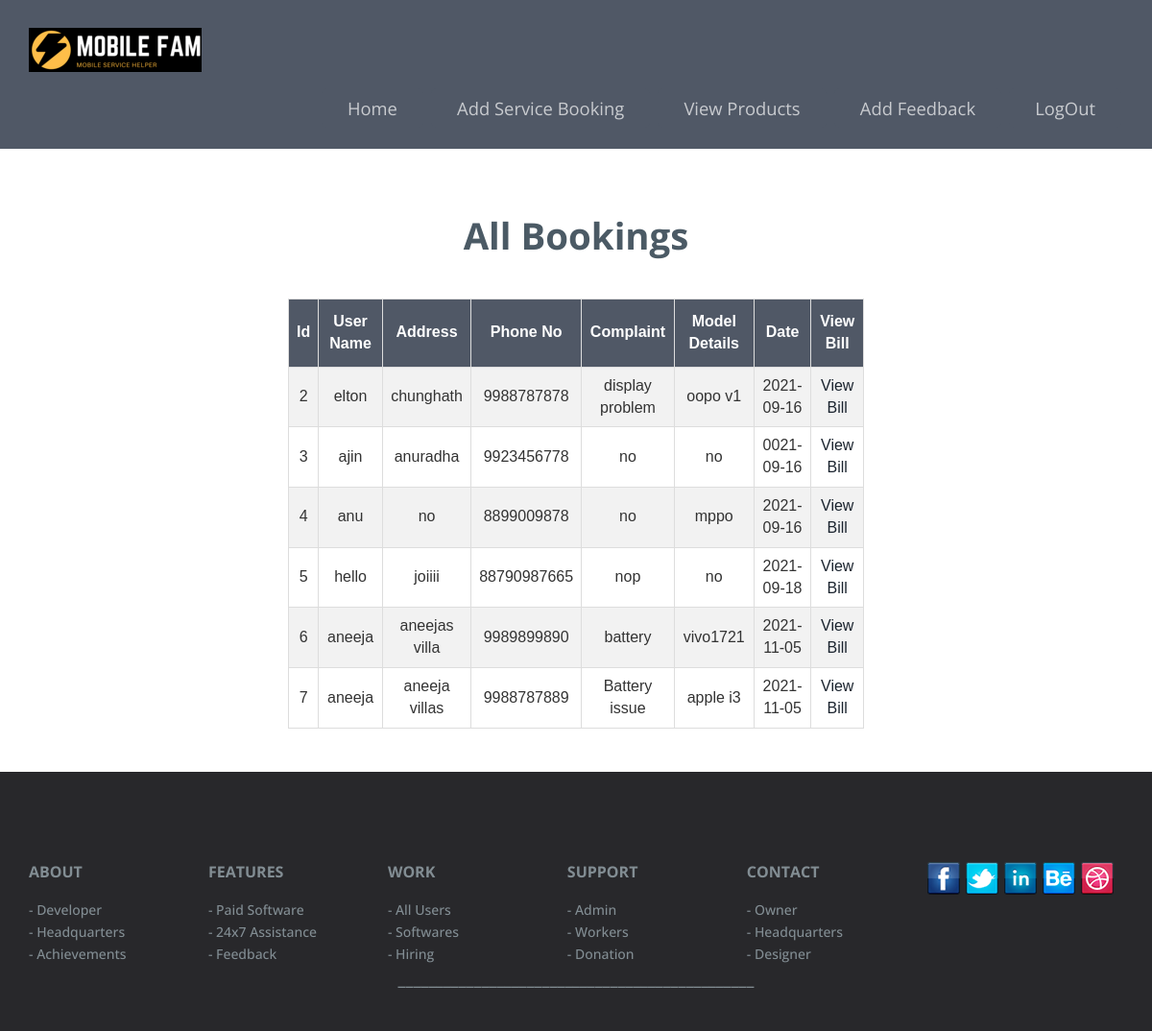
The page /owner_view_completebooking.php on the database its author committed.
### tables this page shows
CREATE TABLE IF NOT EXISTS `booking` (
  `bid` int(11) NOT NULL AUTO_INCREMENT,
  `sid` int(11) NOT NULL,
  `oid` int(11) NOT NULL,
  `uname` varchar(50) NOT NULL,
  `address` varchar(50) NOT NULL,
  `phno` varchar(50) NOT NULL,
  `complaint` varchar(50) NOT NULL,
  `modeldetails` varchar(50) NOT NULL,
  `rdate` varchar(50) NOT NULL,
  `status` varchar(50) NOT NULL,
  PRIMARY KEY (`bid`)
);

### owner_view_completebooking.php (the view, shortened to what this page needs)
<?php
include("connection.php");
include('oheader.php');
?>
<div class="contact-mian">
    <h3>All Bookings</h3>
    <table id="customers">
        <tr>
            <th>
                Id
            </th>
            <th>
                User Name
            </th>
            <th>
                Address
            </th>
            <th>
                Phone No
            </th>
            <th>
                Complaint
            </th>
            <th>
                Model Details
            </th>
            <th>
                Date
            </th>
            <th>
                View Bill
            </th>
        </tr>
        <?php
        $ret = " SELECT * FROM booking ";
        $re = mysqli_query($conn, $ret);
        if ($re) {
            while ($data = mysqli_fetch_assoc($re)) {
                $id = $data['bid'];
                $fid = $data['uname'];
                $question = $data['address'];
                $answer = $data['phno'];
                $complaint = $data['complaint'];
                $modeldetails = $data['modeldetails'];
                $rdate = $data['rdate'];
        ?>
                <tr>
                    <td>
                        <?php
                        echo $id;
                        ?>
                    </td>
                    <td>
                        <?php
                        echo $fid;
                        ?>
                    </td>
                    <td>
                        <?php
                        echo $question;
                        ?>
                    </td>
                    <td>
                        <?php
                        echo $answer;
                        ?>
                    </td>
                    <td>
                        <?php
                        echo $complaint;
                        ?>
                    </td>
                    <td>
                        <?php
                        echo $modeldetails;
                        ?>
                    </td>
                    <td>
                        <?php
                        echo $rdate;
                        ?>
                    </td>
                    <td>
                        <a href="ownerviewbill.php?bid=<?php echo $id ?>">View Bill</a>
                    </td>
                </tr>
            <?php
            }
            ?>
    </table>
</div>
<?php
        } else {
            echo "<script type = \"text/javascript\">
alert(\"Sorry You Dont Have Any Question.\");
</script>";
        }
?>
<?php
include('common_footer.php');
?>

### oheader.php (shortened to what this page needs)
<!DOCTYPE html>
<html>
<head>
	<link href="css/bootstrap.css" rel='stylesheet' type='text/css' />
	<link href="css/style.css" rel='stylesheet' type='text/css' />
</head>
<body>
	<div class="header" id="home">
		<div class="container">
			<div class="head">
			<div class="logo">
				<img src="images/logo1.png" alt="" />
			</div>
				<div class="navigation">
					<ul class="navig">
						<li style="padding-top: 15px;"><a href="ohome.html"  >Home</a></li>
						<li><a href="staff _add_booking.php">Add Service Booking</a></li>
	                    <li><a href="addtocart.php">View Products</a></li>
						<li style="padding-top: 22px;"><a href="owner_add_feedback.php">Add Feedback</a></li>
						<li><a href="index.html">LogOut</a></li>
					</ul>
				</div>
				<div class="clearfix"></div>
			</div>
		</div>
	</div>
	<BR>
	<BR><BR>

### common_footer.php (shortened to what this page needs)
<div class="footer">
    <div class="container">
        <div class="footer-top">
            <div class="footer-left">
                <div class="footer-text">
                    <a href="about.html">ABOUT</a>
						<ul>
							<li><a href="#">- Developer</a></li>
						   <li><a href="#">- Headquarters</a></li>
						   <li><a href="#">- Achievements</a></li>
						</ul>
					</div>
					<div class="footer-text">
						<a href="features.html">FEATURES</a>
						<ul>
							<li><a href="#">- Paid Software</a></li>
						   <li><a href="#">- 24x7 Assistance</a></li>
						   <li><a href="#">- Feedback </a></li>
						</ul>
					</div>
					<div class="footer-text">
						<a href="work.html">WORK</a>
						<ul>
							<li><a href="#">- All Users</a></li>
						   <li><a href="#">- Softwares</a></li>
						   <li><a href="#">- Hiring</a></li>
						</ul>
					</div>
					<div class="footer-text">
						<a href="404.html">SUPPORT</a>
						<ul>
							<li><a href="#">- Admin</a></li>
						   <li><a href="#">- Workers</a></li>
						   <li><a href="#">- Donation</a></li>
						</ul>
					</div>
					<div class="footer-text">
						<a href="contact.html">CONTACT</a>
						<ul>
							<li><a href="#">- Owner</a></li>
						   <li><a href="#">- Headquarters</a></li>
						   <li><a href="#">- Designer</a></li>
						</ul>
					</div>
				</div>
				<div class="footer-right">
					<ul>
						<li><a href="https://www.facebook.com/"><span class="fb"> </span></a></li>
						<li><a href="https://twitter.com/?lang=en"><span class="twt"> </span></a></li>
						<li><a href="https://www.linkedin.com/"><span class="in"> </span></a></li>
						<li><a href="https://www.behance.net/"><span class="be"> </span></a></li>
						<li><a href="https://drbl.org/"><span class="drbl"> </span></a></li>
					</ul>
				</div>
				<div class="footer-bottom">
                <p><b>_______________________________________________</b></p>
            </div>
			</div>
		</div>
	</div>
</body>
</html>

### css/style.css (style rules this page uses)
html, body { font-size: 100%; background: #fff; font-family: 'Open Sans', sans-serif; }
body a { transition: 0.5s all ease; -webkit-transition: 0.5s all ease; -moz-transition: 0.5s all ease; -o-transition: 0.5s all ease; -ms-transition: 0.5s all ease; }
h1,h2,h3,h4,h5,h6 { margin:0; }
p { margin:0; }
ul,label { margin:0; padding:0; }
.navigation { float: right; }
.logo { float: left; }
.header { padding: 2em 0; background:#505866; }
ul.navig { padding: 0; margin-top: 0.45%; }
ul.navig li { display: inline-block; margin: 0 2px; position: relative; }
ul.navig li a { font-size: 1.15em; color: rgba(255, 255, 255, 0.69); font-weight: 400; text-decoration: none; padding: 8px 27px; background: #505866; border-radius: 0.3em; -webkit-border-radius: 0.3em; -moz-border-radius: 0.3em; -o-border-radius: 0.3em; -ms-border-radius: 0.3em; }
ul.navig li a:after { width:15px; height:15px; background:red; display: none; content:""; position:absolute; top:0; }
.footer { background: #28282b; padding: 2.6em 0px; }
.footer-text { width:20%; float:left; }
.footer-text a { color:#828d93; font-weight:700; font-size:1em; }
.footer-text ul { padding:0; margin-top:1em; }
.footer-text ul li { list-style:none; display:block; }
.footer-text ul li a { color:#828d93; font-weight:500; font-size:14px; }
.footer-right ul { padding: 0; }
.footer-right ul li { list-style:none; display:inline-block; }
.footer-right ul li a span { background:url(../images/footer-sprit.png) no-repeat; width:36px; height:36px; display:block; opacity: 1.0; filter: alpha(opacity=100); transition: all 0.3s ease; -webkit-transition: all 0.3s ease; -moz-transition: all 0.3s ease; -o-transition: all 0.3s ease; }
.footer-right ul li a span.fb { background-position:0px 0px; }
.footer-right ul li a span.twt { background-position:-36px 0px; }
.footer-right ul li a span.in { background-position:-72px 0px; }
.footer-right ul li a span.be { background-position:-108px 0px; }
.footer-right ul li a span.drbl { background-position:-144px 0px; }
.footer-left { width:82%; float:left; }
.footer-right { width:18%; float:right; }
.footer-bottom { margin-top:4em; text-align:center; }
.footer-bottom p { color: #828d93; font-size: 1.2em; }
.container:after { content: "\0020"; display: block; height: 0; clear: both; visibility: hidden; }
.clearfix:before, .clearfix:after, .row:before, .row:after { content: '\0020'; display: block; overflow: hidden; visibility: hidden; width: 0; height: 0; }
.row:after, .clearfix:after { clear: both; }
.row, .clearfix { zoom: 1; }
.contact-mian { text-align:center; }
.contact-mian h3,.about-main h3,.advn-main h3,.portfolio-top h3,.features-main h3 { font-weight:700; font-size:2.5em; color:#4b5a65; margin:0; text-align:center; }
@media (max-width:1440px) { ul.navig { margin-top: 0.4%; } }
@media (max-width:1366px) { .header { padding: 1.8em 0; } }
@media (max-width:1366px) { .contact-mian h3, .about-main h3, .advn-main h3, .portfolio-top h3, .features-main h3,.team-main h3 { font-size: 2.4em; } }
@media (max-width:1280px) { .footer-bottom { margin-top: 3.2em; } }

### oheader.php (style rules this page uses)
.contact-mian { padding: 0 300px; text-align: center; }
.contact-mian h3 { margin: 0 0 45px; }
#customers { font-family: Arial, Helvetica, sans-serif; border-collapse: collapse; width: 100%; text-align: center; }
#customers td, #customers th { border: 1px solid #ddd; padding: 8px; text-align: center; }
#customers tr:nth-child(even) { background-color: #f2f2f2; }
#customers th { padding-top: 12px; padding-bottom: 12px; background-color: #505866; color: white; }

### rows shown on the page
booking: bid "2", uname "elton", address "chunghath", phno "9988787878", complaint "display problem", modeldetails "oopo v1", rdate "2021-09-16"
booking: bid "3", uname "ajin", address "anuradha", phno "9923456778", complaint "no", modeldetails "no", rdate "0021-09-16"
booking: bid "4", uname "anu", address "no", phno "8899009878", complaint "no", modeldetails "mppo", rdate "2021-09-16"
booking: bid "5", uname "hello", address "joiiii", phno "88790987665", complaint "nop", modeldetails "no", rdate "2021-09-18"
booking: bid "6", uname "aneeja", address "aneejas villa", phno "9989899890", complaint "battery", modeldetails "vivo1721", rdate "2021-11-05"
booking: bid "7", uname "aneeja", address "aneeja villas", phno "9988787889", complaint "Battery issue", modeldetails "apple i3", rdate "2021-11-05"
